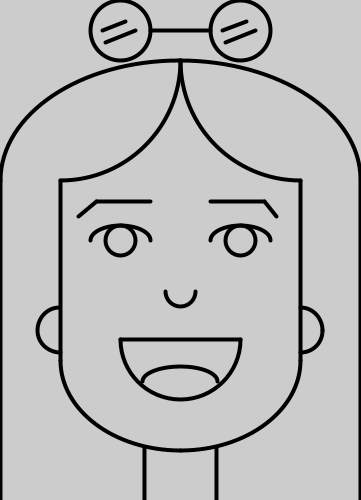
Frame 1 (no input)
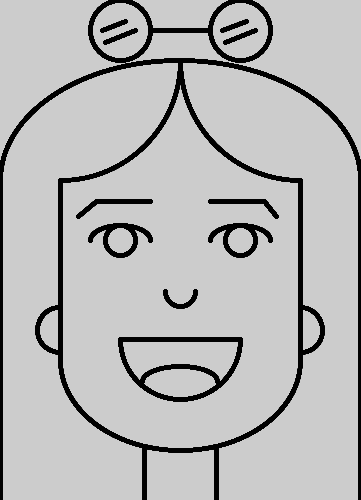
Frame 60 (the mouse pressed at the canvas centre just before this capture)
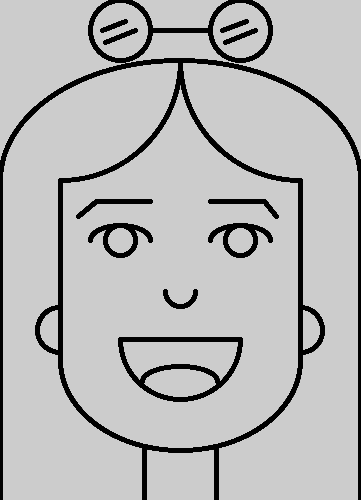
Frame 120 (the mouse held since frame 60 and released just before this capture)

The Processing sketch that drew these frames (run headless with seeded random() and noise(); from frame 60 on, the mouse is pressed at the canvas centre):

// Processing sketch: p2_retrat
// ── p2_retrat.pde
float m=30;
void setup(){
  noFill();
  size(361,500);
  strokeWeight(4);
}
void draw(){
 neus();
}

// ── neus.pde
void neus(){
   //cabell
  arc(m*6,m*6,m*12,m*8,radians(180),radians(270));
  arc(m*6,m*6,m*12,m*8,radians(270),radians(360));
  line(m*12,m*6,m*12,m*18);
  line(0,m*6,0,m*18);
  //cara
  arc(m*2,m*2,m*8,m*8,radians(0),radians(90));
  arc(m*10,m*2,m*8,m*8,radians(90),radians(180));
  line(m*2,m*6,m*2,m*12);
  line(m*10,m*6,m*10,m*12);
  arc(m*6,m*12,m*8,m*6,radians(90),radians(180));
  arc(m*6,m*12,m*8,m*6,radians(0),radians(90));
  //ulleres
  ellipse(m*4,m,m*2,m*2);
  ellipse(m*8,m,m*2,m*2);
  line(m*5,m,m*7,m);
  line(m*3.5,m*1.4,m*4.5,m);
  line(m*3.4,m*1,m*4.2,m*0.7);
  line(m*7.5,m*1.4,m*8.5,m);
  line(m*7.4,m*1,m*8.2,m*0.7);
  //ulls
  arc(m*4,m*8,m*2,m,radians(180),radians(360));
  arc(m*8,m*8,m*2,m,radians(180),radians(360));
  ellipse(m*4,m*8,m,m);
  ellipse(m*8,m*8,m,m);
  //nas
  arc(m*6,m*9.7,m,m,radians(0),radians(180));
  //pendientes
  arc(m*2,m*11+1/2,m*1.5,m*1.5,radians(90),radians(270));
  arc(m*10,m*11+1/2,m*1.5,m*1.5,radians(270),radians(360));
  arc(m*10,m*11+1/2,m*1.5,m*1.5,radians(0),radians(90));
  //boca
  line(m*4,m*11.3,m*8,m*11.3);
  arc(m*6,m*11.3,m*4,m*4,radians(0),radians(180));
  arc(m*6,m*12.7,m*2.5,m*1,radians(180),radians(360));
  //celles
  line(m*7,m*6.7,m*8.8,m*6.7);
  line(m*8.8,m*6.7,m*9.2,m*7.2);
  line(m*3.2,m*6.7,m*5,m*6.7);
  line(m*2.6,m*7.2,m*3.2,m*6.7);
  //coll
  line(m*4.8,m*14.9,m*4.8,m*18);
  line(m*7.2,m*14.9,m*7.2,m*18);
}
